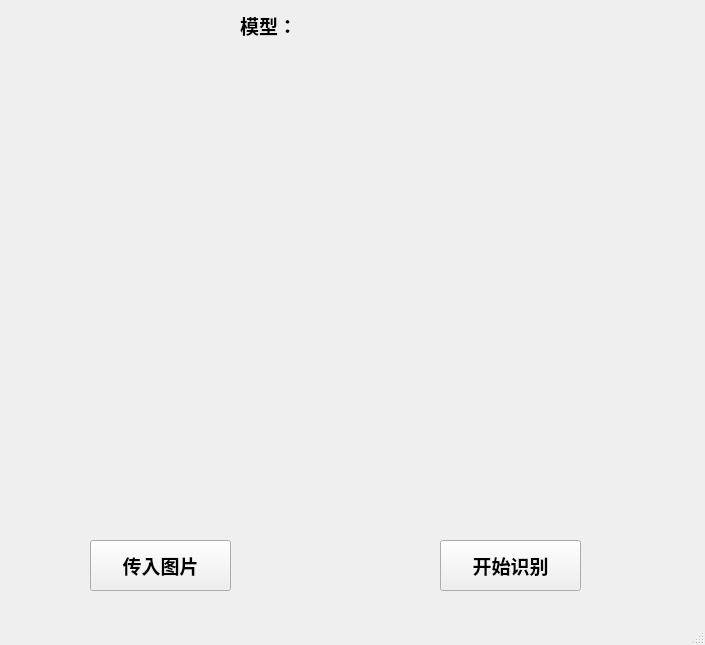
<?xml version="1.0" encoding="UTF-8"?>
<ui version="4.0">
 <class>mainWindow</class>
 <widget class="QMainWindow" name="mainWindow">
  <property name="geometry">
   <rect>
    <x>0</x>
    <y>0</y>
    <width>705</width>
    <height>645</height>
   </rect>
  </property>
  <property name="windowTitle">
   <string>基于深度学习模型的人脸识别系统</string>
  </property>
  <widget class="QWidget" name="centralwidget">
   <widget class="QLabel" name="label">
    <property name="geometry">
     <rect>
      <x>10</x>
      <y>80</y>
      <width>671</width>
      <height>431</height>
     </rect>
    </property>
    <property name="styleSheet">
     <string notr="true"/>
    </property>
    <property name="text">
     <string/>
    </property>
    <property name="scaledContents">
     <bool>false</bool>
    </property>
    <property name="alignment">
     <set>Qt::AlignCenter</set>
    </property>
   </widget>
   <widget class="QPushButton" name="pushButton1">
    <property name="geometry">
     <rect>
      <x>90</x>
      <y>540</y>
      <width>141</width>
      <height>51</height>
     </rect>
    </property>
    <property name="font">
     <font>
      <pointsize>14</pointsize>
      <weight>75</weight>
      <bold>true</bold>
     </font>
    </property>
    <property name="text">
     <string>传入图片</string>
    </property>
   </widget>
   <widget class="QPushButton" name="pushButton2">
    <property name="geometry">
     <rect>
      <x>440</x>
      <y>540</y>
      <width>141</width>
      <height>51</height>
     </rect>
    </property>
    <property name="font">
     <font>
      <pointsize>14</pointsize>
      <weight>75</weight>
      <bold>true</bold>
     </font>
    </property>
    <property name="text">
     <string>开始识别</string>
    </property>
   </widget>
   <widget class="QLabel" name="label_2">
    <property name="geometry">
     <rect>
      <x>240</x>
      <y>10</y>
      <width>91</width>
      <height>31</height>
     </rect>
    </property>
    <property name="font">
     <font>
      <pointsize>14</pointsize>
      <weight>75</weight>
      <bold>true</bold>
     </font>
    </property>
    <property name="text">
     <string>模型：</string>
    </property>
   </widget>
   <widget class="QLabel" name="label_3">
    <property name="geometry">
     <rect>
      <x>330</x>
      <y>10</y>
      <width>91</width>
      <height>31</height>
     </rect>
    </property>
    <property name="font">
     <font>
      <pointsize>14</pointsize>
      <weight>75</weight>
      <bold>true</bold>
     </font>
    </property>
    <property name="text">
     <string/>
    </property>
   </widget>
  </widget>
  <widget class="QMenuBar" name="menubar">
   <property name="geometry">
    <rect>
     <x>0</x>
     <y>0</y>
     <width>705</width>
     <height>26</height>
    </rect>
   </property>
  </widget>
  <widget class="QStatusBar" name="statusbar"/>
 </widget>
 <resources/>
 <connections/>
</ui>
